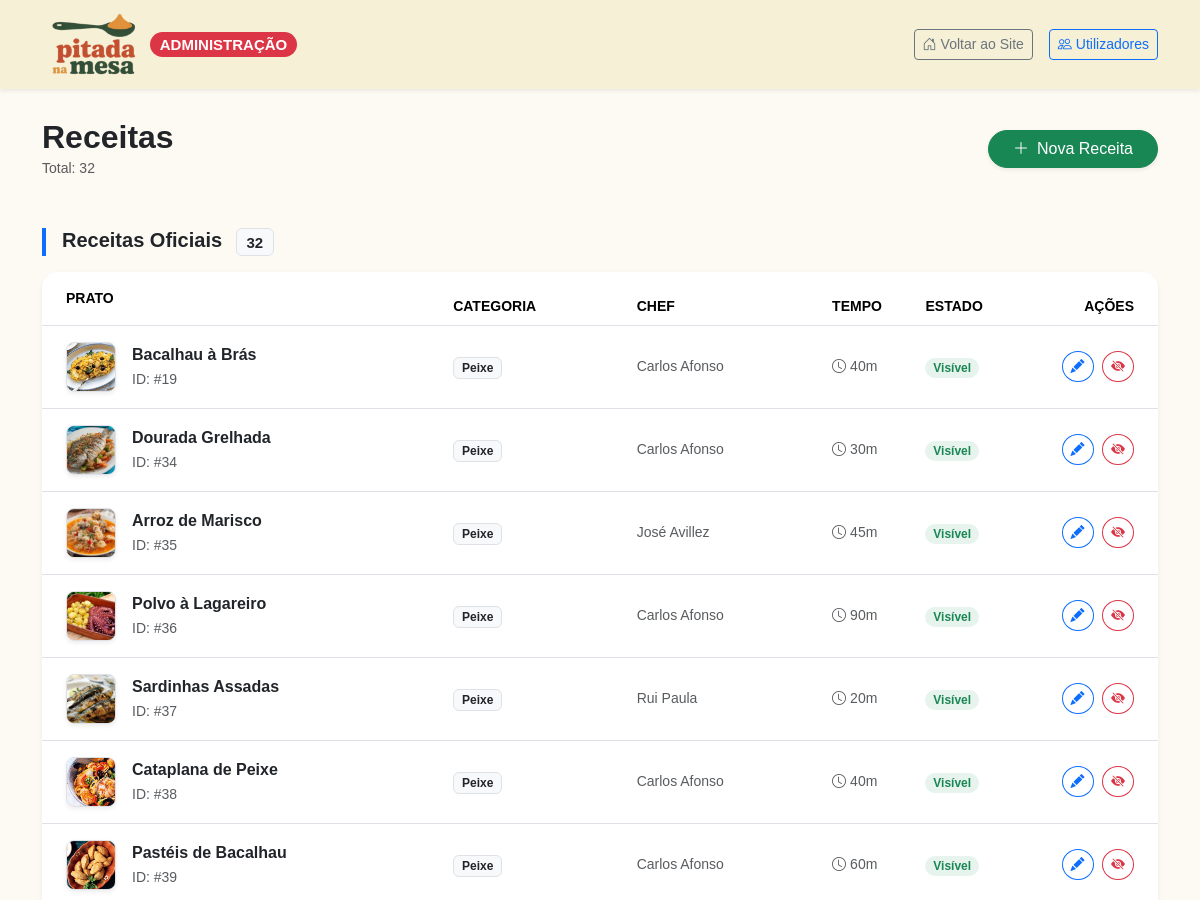
Page /admin/gerir-receitas.php (upper part) on the earlier database version.
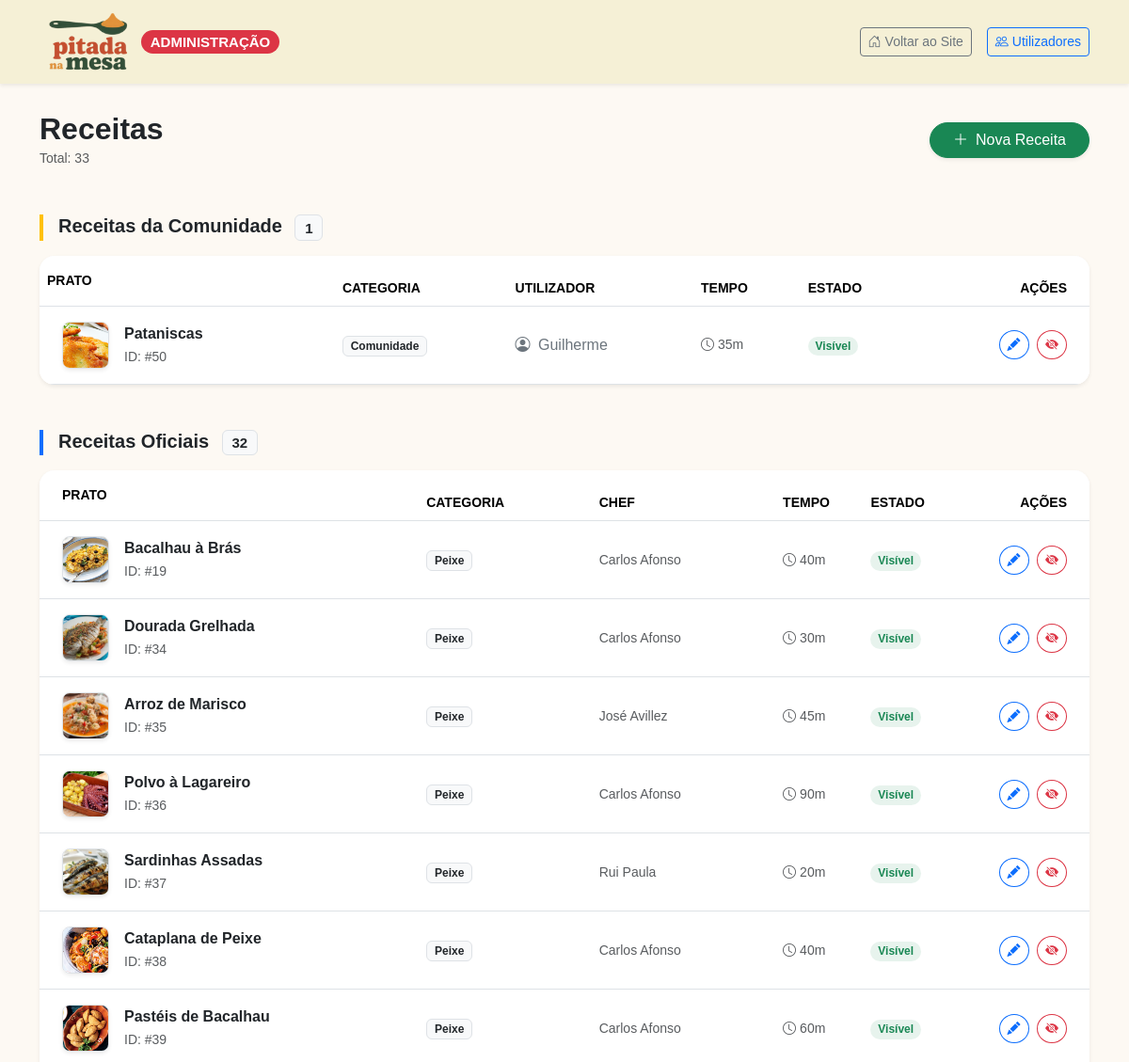
Same page on the later database version.
### tables this page shows
CREATE TABLE IF NOT EXISTS `receitas` (
  `id` int NOT NULL AUTO_INCREMENT,
  `titulo` varchar(100) NOT NULL,
  `categoria` varchar(50) DEFAULT NULL,
  `imagem` varchar(255) DEFAULT NULL,
  `tempo_preparo` int DEFAULT NULL,
  `descricao` text,
  `id_chef` int DEFAULT NULL,
  `id_utilizador` int DEFAULT NULL,
  `estado` tinyint(1) DEFAULT '1',
  PRIMARY KEY (`id`)
);

CREATE TABLE IF NOT EXISTS `chefs` (
  `id` int NOT NULL AUTO_INCREMENT,
  `nome` varchar(100) NOT NULL,
  `descricao` text,
  `imagem` varchar(100) NOT NULL,
  PRIMARY KEY (`id`)
);

CREATE TABLE IF NOT EXISTS `utilizadores` (
  `iduser` int NOT NULL AUTO_INCREMENT,
  `utilizador` varchar(100) NOT NULL,
  `email` varchar(100) NOT NULL,
  `pass` varchar(60) NOT NULL,
  `estado` tinyint(1) DEFAULT '1',
  PRIMARY KEY (`iduser`) USING BTREE,
  UNIQUE KEY `email` (`email`)
);

### admin/gerir-receitas.php (the view, shortened to what the changed rows need)
<?php
require('includes/connection.php');
$filtro = isset($_GET['filtro']) ? $_GET['filtro'] : 'todas';
$sql = "SELECT r.*, c.nome as nome_chef, u.utilizador as nome_utilizador
        FROM receitas r
        LEFT JOIN chefs c ON r.id_chef = c.id
        LEFT JOIN utilizadores u ON r.id_utilizador = u.iduser
        ORDER BY r.categoria ASC";
$stmt = $dbh->query($sql);
$todasReceitas = $stmt->fetchAll(PDO::FETCH_ASSOC);
$receitasOficiais = [];
$receitasComunidade = [];
foreach ($todasReceitas as $rec) {
    $mostrar = true;
    if ($mostrar) {
        if ($rec['categoria'] === 'Comunidade') {
            $receitasComunidade[] = $rec;
        } else {
            $receitasOficiais[] = $rec;
        }
    }
}
?>
<!DOCTYPE html>
<html lang="pt">
<head>
    <link href="../css/bootstrap.min.css" rel="stylesheet">
    <link href="../css/bootstrap-icons.min.css" rel="stylesheet">
    <link href="../css/style.css" rel="stylesheet">
</head>
<body >
    <div class="container my-5">
        <div class="d-flex flex-column flex-md-row justify-content-between align-items-center mb-4 gap-3">
            <div>
                <h2 class="fw-bold m-0 text-dark">Receitas</h2>
                <span class="text-muted small">Total: <?php echo count($todasReceitas); ?></span>
            </div>
            <a href="nova-receita.php" class="btn btn-success rounded-pill px-4 shadow-sm">
            </a>
        </div>
        <?php if (count($receitasComunidade) > 0 || $filtro == 'comunidade'): ?>
        <h5 class="fw-bold text-dark mb-3 mt-5 ps-3 border-start border-4 border-warning">Receitas da Comunidade <span class="badge bg-light text-dark border ms-2"><?php echo count($receitasComunidade); ?></span></h5>
        <div class="card border-0 shadow-sm rounded-4 overflow-hidden mb-5">
            <div class="table-responsive">
                <table class="table table-hover align-middle mb-0">
                    <thead class="bg-light text-secondary text-uppercase small fw-bold">
                        <tr>
                            <th class="ps-2 py-3">Prato</th>
                            <th>Categoria</th>
                            <th>Utilizador</th>
                            <th>Tempo</th>
                            <th>Estado</th>
                            <th class="text-end pe-4">Ações</th>
                        </tr>
                    </thead>
                    <tbody class="bg-white border-top-0">
                        <?php if(count($receitasComunidade) > 0): ?>
                            <?php foreach($receitasComunidade as $rec):
                                $img = (!empty($rec['imagem']) && file_exists("../".$rec['imagem'])) ? "../".$rec['imagem'] : "../imgs/banner.jpeg";
                                $estado = isset($rec['estado']) ? $rec['estado'] : 1;
                            ?>
                            <tr>
                                <td class="ps-4 py-3">
                                    <div class="d-flex align-items-center">
                                        <img src="<?php echo $img; ?>" class="rounded-3 me-3 border shadow-sm" width="50" height="50" style="object-fit:cover;">
                                        <div>
                                            <div class="fw-bold text-dark text-truncate" style="max-width: 200px;"><?php echo htmlspecialchars($rec['titulo']); ?></div>
                                            <small class="text-muted">ID: #<?php echo $rec['id']; ?></small>
                                        </div>
                                    </div>
                                </td>
                                <td><span class="badge bg-light  text-dark border">Comunidade</span></td>
                                <td class="text-secondary fw-medium">
                                    <i class="bi bi-person-circle me-1"></i>
                                    <?php echo !empty($rec['nome_utilizador']) ? htmlspecialchars($rec['nome_utilizador']) : 'Desconhecido'; ?>
                                </td>
                                <td class="text-muted small"><i class="bi bi-clock me-1"></i><?php echo $rec['tempo_preparo']; ?>m</td>
                                <td>
                                    <?php if($estado == 1): ?>
                                        <span class="badge bg-success bg-opacity-10 text-success rounded-pill">Visível</span>
                                    <?php else: ?>
                                        <span class="badge bg-danger bg-opacity-10 text-danger rounded-pill">Oculto</span>
                                    <?php endif; ?>
                                </td>
                                <td class="text-end pe-4">
                                    <button class="btn btn-sm btn-outline-primary rounded-circle me-1"
                                            data-receita='<?php echo htmlspecialchars(json_encode($rec), ENT_QUOTES, 'UTF-8'); ?>'
                                            onclick="abrirModalEditar(this)" title="Editar">
                                        <i class="bi bi-pencil-fill"></i>
                                    </button>
                                    <?php if($estado == 1): ?>
                                        <button class="btn btn-sm btn-outline-danger rounded-circle"
                                                onclick="abrirModalStatus(<?= $rec['id'] ?>, 0, '<?= addslashes($rec['titulo']) ?>')" title="Ocultar">
                                            <i class="bi bi-eye-slash-fill"></i>
                                        </button>
                                    <?php endif; ?>
                                </td>
                            </tr>
                            <?php endforeach; ?>
                        <?php else: ?>
                            <tr><td colspan="5" class="text-center py-5 text-muted">Nenhuma receita da comunidade encontrada.</td></tr>
                        <?php endif; ?>
                    </tbody>
                </table>
            </div>
        </div>
        <?php endif; ?>
        <?php if (count($receitasOficiais) > 0 || $filtro != 'comunidade'): ?>
        <h5 class="fw-bold text-dark mb-3 mt-5 ps-3 border-start border-4 border-primary">Receitas Oficiais <span class="badge bg-light text-dark border ms-2"><?php echo count($receitasOficiais); ?></span></h5>
        <div class="card border-0 shadow-sm rounded-4 overflow-hidden mb-5">
            <div class="table-responsive">
                <table class="table table-hover align-middle mb-0">
                    <thead class="bg-light text-secondary text-uppercase small fw-bold">
                        <tr>
                            <th class="ps-4 py-3">Prato</th>
                            <th>Categoria</th>
                            <th>Chef</th>
                            <th>Tempo</th>
                            <th>Estado</th>
                            <th class="text-end pe-4">Ações</th>
                        </tr>
                    </thead>
                    <tbody class="bg-white border-top-0">
                        <?php if(count($receitasOficiais) > 0): ?>
                            <?php foreach($receitasOficiais as $rec):
                                $img = (!empty($rec['imagem']) && file_exists("../".$rec['imagem'])) ? "../".$rec['imagem'] : "../imgs/banner.jpeg";
                                $estado = isset($rec['estado']) ? $rec['estado'] : 1;
                            ?>
                            <tr>
                                <td class="ps-4 py-3">
                                    <div class="d-flex align-items-center">
                                        <img src="<?php echo $img; ?>" class="rounded-3 me-3 border shadow-sm" width="50" height="50" style="object-fit:cover;">
                                        <div>
                                            <div class="fw-bold text-dark text-truncate" style="max-width: 200px;"><?php echo htmlspecialchars($rec['titulo']); ?></div>
                                            <small class="text-muted">ID: #<?php echo $rec['id']; ?></small>
                                        </div>
                                    </div>
                                </td>
                                <td><span class="badge bg-light text-dark border"><?php echo htmlspecialchars($rec['categoria']); ?></span></td>
                                <td class="text-muted small">
                                    <?php echo $rec['nome_chef'] ? htmlspecialchars($rec['nome_chef']) : '-'; ?>
                                </td>
                                <td class="text-muted small"><i class="bi bi-clock me-1"></i><?php echo $rec['tempo_preparo']; ?>m</td>
                                <td>
                                    <?php if($estado == 1): ?>
                                        <span class="badge bg-success bg-opacity-10 text-success rounded-pill">Visível</span>
                                    <?php else: ?>
                                        <span class="badge bg-danger bg-opacity-10 text-danger rounded-pill">Oculto</span>
                                    <?php endif; ?>
                                </td>
                                <td class="text-end pe-4">
                                    <button class="btn btn-sm btn-outline-primary rounded-circle me-1"
                                            data-receita='<?php echo htmlspecialchars(json_encode($rec), ENT_QUOTES, 'UTF-8'); ?>'
                                            onclick="abrirModalEditar(this)" title="Editar">
                                        <i class="bi bi-pencil-fill"></i>
                                    </button>
                                    <?php if($estado == 1): ?>
                                        <button class="btn btn-sm btn-outline-danger rounded-circle"
                                                onclick="abrirModalStatus(<?= $rec['id'] ?>, 0, '<?= addslashes($rec['titulo']) ?>')" title="Ocultar">
                                            <i class="bi bi-eye-slash-fill"></i>
                                        </button>
                                    <?php endif; ?>
                                </td>
                            </tr>
                            <?php endforeach; ?>
                        <?php else: ?>
                            <tr><td colspan="6" class="text-center py-5 text-muted">Nenhuma receita oficial encontrada.</td></tr>
                        <?php endif; ?>
                    </tbody>
                </table>
            </div>
        </div>
        <?php endif; ?>
    </div>
</body>
</html>

Differences in the rows shown:
added receitas: imagem (picture), titulo "Pataniscas", id "50", id_utilizador.utilizador "Guilherme", tempo_preparo "35", estado "Visível", shown under "Receitas da Comunidade 1"
Other differences:
count($todasReceitas): "32" → "33"
count($receitasComunidade): (not shown) → "1"
text now shown: "Receitas da Comunidade PRATO CATEGORIA UTILIZADOR TEMPO ESTADO AÇÕES"
